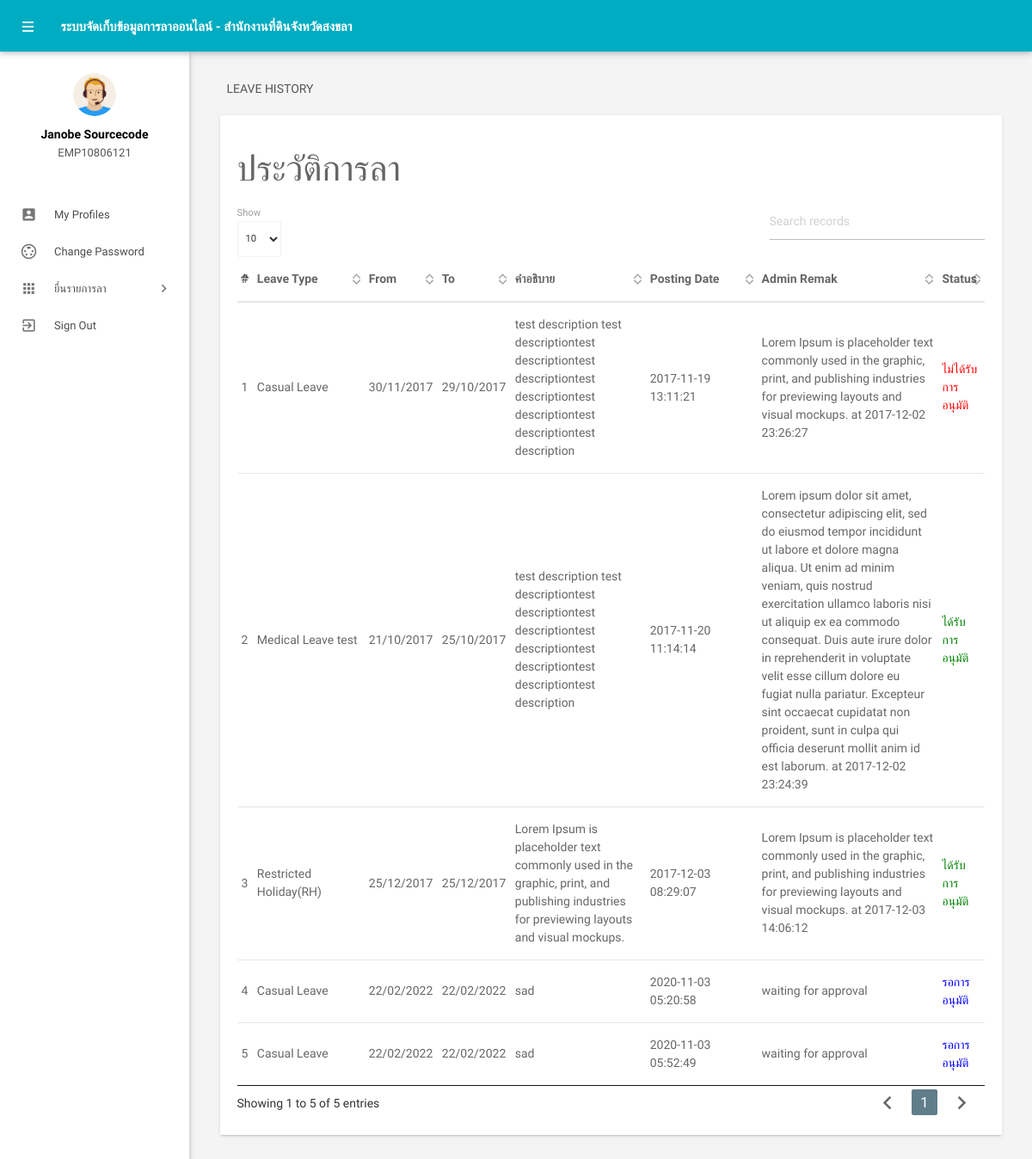
/leavehistory.php (signed in), run on the app's committed database.
### tables this page shows
CREATE TABLE IF NOT EXISTS tblemployees(
 `id` int(11) NOT NULL,
  `EmpId` varchar(100) NOT NULL,
  `FirstName` varchar(150) NOT NULL,
  `LastName` varchar(150) NOT NULL,
  `EmailId` varchar(200) NOT NULL,
  `Password` varchar(180) NOT NULL,
  `Gender` varchar(100) NOT NULL,
  `Dob` varchar(100) NOT NULL,
  `Department` varchar(255) NOT NULL,
  `Address` varchar(255) NOT NULL,
  `City` varchar(200) NOT NULL,
  `Country` varchar(150) NOT NULL,
  `Phonenumber` char(11) NOT NULL,
  `Status` int(1) NOT NULL,
  `RegDate` timestamp NOT NULL DEFAULT CURRENT_TIMESTAMP
)CHARACTER SET utf8;

CREATE TABLE IF NOT EXISTS tblleaves(
  `id` int(11) NOT NULL,
  `LeaveType` varchar(110) NOT NULL,
  `ToDate` varchar(120) NOT NULL,
  `FromDate` varchar(120) NOT NULL,
  `Description` mediumtext NOT NULL,
  `PostingDate` timestamp NOT NULL DEFAULT CURRENT_TIMESTAMP,
  `AdminRemark` mediumtext,
  `AdminRemarkDate` varchar(120) DEFAULT NULL,
  `Status` int(1) NOT NULL,
  `IsRead` int(1) NOT NULL,
  `empid` int(11) DEFAULT NULL
)CHARACTER SET utf8;

### leavehistory.php (the view, shortened to what this page needs)
<?php
include('includes/config.php');
if(strlen($_SESSION['emplogin'])==0)
    {
header('location:index.php');
}
else{
 ?>
<!DOCTYPE html>
<html lang="en">
    <head>
        <link type="text/css" rel="stylesheet" href="assets/plugins/materialize/css/materialize.min.css"/>
        <link href="assets/plugins/material-preloader/css/materialPreloader.min.css" rel="stylesheet">
        <link href="assets/plugins/datatables/css/jquery.dataTables.min.css" rel="stylesheet">
        <link href="assets/css/alpha.min.css" rel="stylesheet" type="text/css"/>
        <link href="assets/css/custom.css" rel="stylesheet" type="text/css"/>
    </head>
    <body>
       <?php include('includes/header.php');?>
       <?php include('includes/sidebar.php');?>
            <main class="mn-inner">
                <div class="row">
                    <div class="col s12">
                        <div class="page-title">Leave History</div>
                    </div>
                    <div class="col s12 m12 l12">
                        <div class="card">
                            <div class="card-content">
                                <h3>ประวัติการลา</h3>
                                <table id="example" class="display responsive-table ">
                                    <thead>
                                        <tr>
                                            <th>#</th>
                                            <th width="120">Leave Type</th>
                                            <th>From</th>
                                            <th>To</th>
                                             <th>คำอธิบาย</th>
                                             <th width="120">Posting Date</th>
                                            <th width="200">Admin Remak</th>
                                            <th>Status</th>
                                        </tr>
                                    </thead>
                                    <tbody>
<?php
$eid=$_SESSION['eid'];
$sql = "SELECT LeaveType,ToDate,FromDate,Description,PostingDate,AdminRemarkDate,AdminRemark,Status from tblleaves where empid=:eid";
$query = $dbh -> prepare($sql);
$query->bindParam(':eid',$eid,PDO::PARAM_STR);
$query->execute();
$results=$query->fetchAll(PDO::FETCH_OBJ);
$cnt=1;
if($query->rowCount() > 0)
{
foreach($results as $result)
{               ?>
                                        <tr>
                                            <td> <?php echo htmlentities($cnt);?></td>
                                            <td><?php echo htmlentities($result->LeaveType);?></td>
                                            <td><?php echo htmlentities($result->ToDate);?></td>
                                            <td><?php echo htmlentities($result->FromDate);?></td>
                                           <td><?php echo htmlentities($result->Description);?></td>
                                            <td><?php echo htmlentities($result->PostingDate);?></td>
                                            <td><?php if($result->AdminRemark=="")
                                            {
echo htmlentities('waiting for approval');
                                            } else
{
 echo htmlentities(($result->AdminRemark)." "."at"." ".$result->AdminRemarkDate);
}
                                            ?></td>
                                                                                 <td><?php $stats=$result->Status;
if($stats==1){
                                             ?>
                                                 <span style="color: green">ได้รับการอนุมัติ</span>
                                                 <?php } if($stats==2)  { ?>
                                                <span style="color: red">ไม่ได้รับการอนุมัติ</span>
                                                 <?php } if($stats==0)  { ?>
 <span style="color: blue">รอการอนุมัติ</span>
 <?php } ?>
                                             </td>
                                        </tr>
                                         <?php $cnt++;} }?>
                                    </tbody>
                                </table>
                            </div>
                        </div>
                    </div>
                </div>
            </main>
        </div>
        <div class="left-sidebar-hover"></div>
    </body>
</html>
<?php } ?>

### includes/header.php (shortened to what this page needs)
<div class="mn-content fixed-sidebar">
    <header class="mn-header navbar-fixed">
        <nav class="cyan darken-1">
            <div class="nav-wrapper row">
                <section class="material-design-hamburger navigation-toggle">
                    <a href="#" data-activates="slide-out" class="button-collapse show-on-large material-design-hamburger__icon">
                        <span class="material-design-hamburger__layer"></span>
                    </a>
                </section>
                <div class="header-title col s4">
                    <span class="chapter-title">ระบบจัดเก็บข้อมูลการลาออนไลน์ - สำนักงานที่ดินจังหวัดสงขลา</span>
                </div>
            </div>
        </nav>
    </header>

### includes/sidebar.php (shortened to what this page needs)
<aside id="slide-out" class="side-nav white fixed">
    <div class="side-nav-wrapper">
        <div class="center">
            <div class="sidebar-profile">
                <div class="sidebar-profile-image">
                    <img src="assets/images/profile-image.png" class="circle" alt="">
                </div>
                <div class="sidebar-profile-info">
                    <?php
                       $eid=$_SESSION['eid'];
                       $sql = "SELECT FirstName,LastName,EmpId from  tblemployees where id=:eid";
                       $query = $dbh -> prepare($sql);
                       $query->bindParam(':eid',$eid,PDO::PARAM_STR);
                       $query->execute();
                       $results=$query->fetchAll(PDO::FETCH_OBJ);
                       if($query->rowCount() > 0)
                       {
                       foreach($results as $result)
                       {               ?>
                    <p><?php echo htmlentities($result->FirstName." ".$result->LastName);?></p>
                    <span><?php echo htmlentities($result->EmpId)?></span>
                    <?php }} ?>
                </div>
            </div>
        </div>
        <ul class="sidebar-menu collapsible collapsible-accordion" data-collapsible="accordion">
            <li class="no-padding"><a class="waves-effect waves-grey" href="myprofile.php"><i
                        class="material-icons">account_box</i>My Profiles</a></li>
            <li class="no-padding"><a class="waves-effect waves-grey" href="emp-changepassword.php"><i
                        class="material-icons">settings_input_svideo</i>Change Password</a></li>
            <li class="no-padding">
                <a class="collapsible-header waves-effect waves-grey"><i class="material-icons">apps</i>ยื่นรายการลา<i
                        class="nav-drop-icon material-icons">keyboard_arrow_right</i></a>
            </li>
            <li class="no-padding">
                <a class="waves-effect waves-grey" href="logout.php"><i class="material-icons">exit_to_app</i>Sign
                    Out</a>
            </li>
        </ul>
    </div>
</aside>

### leavehistory.php (style rules this page uses)
body { font-family: 'IBM Plex Sans Thai Looped', sans-serif; }

### data on the page
tblemployees: FirstName+LastName "Janobe Sourcecode", EmpId "EMP10806121"
tblleaves: LeaveType "Casual Leave", ToDate "30/11/2017", FromDate "29/10/2017", Description "test description test descriptiontest descriptiontest descriptiontest descriptiontest descriptiontest descriptiontest description", PostingDate "2017-11-19 13:11:21", AdminRemark+AdminRemarkDate "Lorem Ipsum is placeholder text commonly used in the graphic, print, and publishing industries for previewing layouts and visual mockups. at 2017-12-02 23:26:27", Status "ไม่ได้รับการอนุมัติ"
tblleaves: LeaveType "Medical Leave test", ToDate "21/10/2017", FromDate "25/10/2017", Description "test description test descriptiontest descriptiontest descriptiontest descriptiontest descriptiontest descriptiontest description", PostingDate "2017-11-20 11:14:14", AdminRemark+AdminRemarkDate "Lorem ipsum dolor sit amet, consectetur adipiscing elit, sed do eiusmod tempor incididunt ut labore et dolore magna aliqua. Ut enim ad minim veniam, quis nostrud exercitation ullamco laboris nisi ut aliquip ex ea commodo consequat. Duis aute irure dolor in reprehenderit in voluptate velit esse cillum dolore eu fugiat nulla pariatur. Excepteur sint occaecat cupidatat non proident, sunt in culpa qui officia deserunt mollit anim id est laborum. at 2017-12-02 23:24:39", Status "ได้รับการอนุมัติ"
tblleaves: LeaveType "Restricted Holiday(RH)", ToDate "25/12/2017", FromDate "25/12/2017", Description "Lorem Ipsum is placeholder text commonly used in the graphic, print, and publishing industries for previewing layouts and visual mockups.", PostingDate "2017-12-03 08:29:07", AdminRemark+AdminRemarkDate "Lorem Ipsum is placeholder text commonly used in the graphic, print, and publishing industries for previewing layouts and visual mockups. at 2017-12-03 14:06:12", Status "ได้รับการอนุมัติ"
tblleaves: LeaveType "Casual Leave", ToDate "22/02/2022", FromDate "22/02/2022", Description "sad", PostingDate "2020-11-03 05:20:58", Status "รอการอนุมัติ"
tblleaves: LeaveType "Casual Leave", ToDate "22/02/2022", FromDate "22/02/2022", Description "sad", PostingDate "2020-11-03 05:52:49", Status "รอการอนุมัติ"
